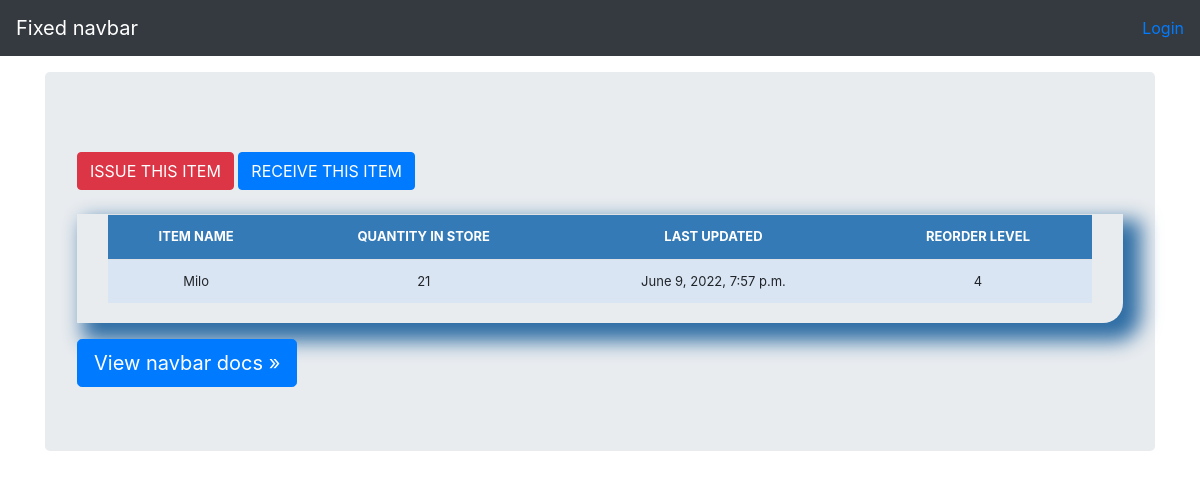
Screenshot of /stock_detail/12/ with the database file from the repository.
### stockManagementSystem/models.py (models this page shows, shortened)
class Stock(models.Model):
    category = models.CharField(max_length=50, blank=True, null=True)
    item_name = models.CharField(max_length=50, blank=True, null=True)
    quantity = models.IntegerField(default='0', blank=True, null=True)
    receive_quantity = models.IntegerField(default='0', blank=True, null=True)
    receive_by = models.CharField(max_length=50, blank=True, null=True)
    issue_quantity = models.IntegerField(default='0', blank=True, null=True)
    issue_by = models.CharField(max_length=50, blank=True, null=True)
    issue_to = models.CharField(max_length=50, blank=True, null=True)
    phone_number = models.CharField(max_length=50, blank=True, null=True)
    created_by = models.CharField(max_length=50, blank=True, null=True)
    reorder_level = models.IntegerField(default='0', blank=True, null=True)
    last_updated = models.DateTimeField(auto_now_add=False, auto_now=True)
    timestamp = models.DateTimeField(auto_now_add=True, auto_now=False)
    date = models.DateTimeField(auto_now_add=False, auto_now=False)
    export_to_CSV = models.BooleanField(default=False)

### stockManagementSystem/views.py (the view)
# urls.py: path('stock_detail/<str:pk>/', views.stock_detail, name="stock_detail"),
def stock_detail(request, pk):
    queryset = Stock.objects.get(id=pk)
    context = {
        "queryset": queryset,
    }
    return render(request, "stock_detail.html", context)

### stockManagementSystem/templates/stock_detail.html (shortened to what this page needs)
{% load static %}
{% load crispy_forms_tags %}
<!doctype html>
<html lang="en">
  <head>
<link rel="stylesheet" href="{% static 'css/stylesheet.css'%}">
<link rel="stylesheet" href="{% static 'css/bootstrap.min.css'%}">
    <link href="navbar-top-fixed.css" rel="stylesheet">
	<link rel="stylesheet" href="{% static 'css/navbar-top-fixed.css'%}">
  </head>
  <body>
	{% include 'navbar.html' %}
<main role="main" class="container">
  <div class="jumbotron">
    <p class="lead">
        <div>
            <a href="{% url 'issue_items' queryset.id %}"><div class='btn btn-danger'>ISSUE THIS ITEM</div></a>
            <a href="{% url 'receive_items' queryset.id %}"><div class='btn btn-primary'>RECEIVE THIS ITEM</div></a>
                <br><br>
            <div class="display_table">
                <table class='table'>
                        <tr>
                            <th>ITEM NAME</th>
                            <th>QUANTITY IN STORE</th>
                            <th>LAST UPDATED</th>
                            <th>REORDER LEVEL</th>
                        </tr>
                        <tr>
                            <td>{{queryset.item_name}}</td>
                            <td>{{queryset.quantity}}</td>
                            <td>{{queryset.last_updated}}</td>
                            <td>{{queryset.reorder_level}}</td>
                        </tr>
                </table>
            </div>
		</div>
    </p>
    <a class="btn btn-lg btn-primary" href="/docs/4.4/components/navbar/" role="button">View navbar docs &raquo;</a>
  </div>
</main>
      </body>
</html>

### static/css/stylesheet.css (style rules this page uses)
body { background-color: #34eb6b; }

### static/css/navbar-top-fixed.css (style rules this page uses)
body { min-height: 75rem; padding-top: 4.5rem; }

### stockManagementSystem/templates/stock_detail.html (style rules this page uses)
.table { font-size: 13px; text-align: center; width: 95%; margin: auto; text-align: center; }
.table tr:nth-child(odd) { background: #B8CAE4 }
.table tr:nth-child(even) { background: #dae5f4 }
th { background-color: #337ab7; color: white; }
.display_table { border-bottom-right-radius: 20px; padding-left: 5px; padding-right: 5px; padding-bottom: 20px; box-shadow: 12px 12px 20px 6px #2e6da4; }

### rows the page displays
Stock: item_name "Milo", quantity "21", last_updated "June 9, 2022, 7:57 p.m.", reorder_level "4"
